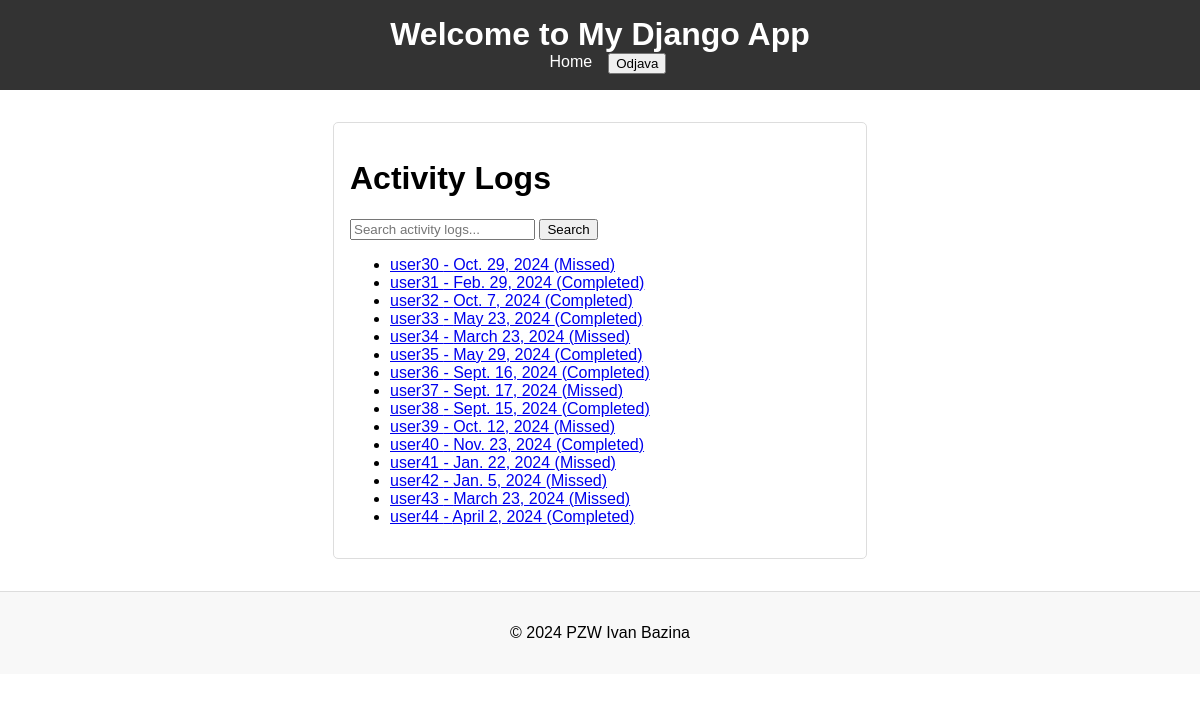
The page /activity-logs/ (signed in) on the database its author committed.
### main/models.py (models this page shows, shortened)
class ActivityLog(models.Model):
    user_habit = models.ForeignKey(UserHabit, on_delete=models.CASCADE)
    date = models.DateField()
    completed = models.BooleanField(default=True)

class UserHabit(models.Model):
    FREQUENCY_CHOICES = [
        ('daily', 'Daily'),
        ('weekly', 'Weekly'),
        ('monthly', 'Monthly'),
    ]
    user = models.ForeignKey(User, on_delete=models.CASCADE)
    habit = models.ForeignKey(Habit, on_delete=models.CASCADE)
    frequency = models.CharField(max_length=10, choices=FREQUENCY_CHOICES)
    start_date = models.DateField()
    end_date = models.DateField(null=True, blank=True)  # Optional end date

### main/views.py (the view)
# urls.py: path('activity-logs/', ActivityLogListView.as_view(), name='activitylog-list'),
class ActivityLogListView(BaseSearchListView):
    model = ActivityLog
    template_name = 'activity_logs/activity_log_list.html'
    context_object_name = 'activity_logs'
    search_fields = ['user_habit__user__username', 'date']

### main/views.py (called while the page is built)
    def get_queryset(self):
        query = self.request.GET.get('q')
        queryset = super().get_queryset()
        if query and self.search_fields:
            q_objects = Q()
            for field in self.search_fields:
                q_objects |= Q(**{f"{field}__icontains": query})
            return queryset.filter(q_objects)
        return queryset

### main/templates/activity_logs/activity_log_list.html
{% extends "base_generic.html" %}
{% block content %}
<h1>Activity Logs</h1>
<form method="get">
    <input type="text" name="q" placeholder="Search activity logs..." value="{{ request.GET.q }}">
    <button type="submit">Search</button>
</form>
<ul>
{% for activity_log in activity_logs %}
    <li>
        <a href="{% url 'activitylog-detail' activity_log.pk %}">
            {{ activity_log.user_habit.user.username }} - {{ activity_log.date }} ({{ activity_log.completed|yesno:"Completed,Missed" }})
        </a>
    </li>
{% empty %}
    <li>No activity logs found.</li>
{% endfor %}
</ul>
{% endblock %}

### main/static/css/styles.css (style rules this page uses)
body { font-family: Arial, sans-serif; margin: 0; padding: 0; }

### rows shown on the page
ActivityLog: user_habit.user.username "user30", date "Oct. 29, 2024", completed "Missed"
ActivityLog: user_habit.user.username "user31", date "Feb. 29, 2024", completed "Completed"
ActivityLog: user_habit.user.username "user32", date "Oct. 7, 2024", completed "Completed"
ActivityLog: user_habit.user.username "user33", date "May 23, 2024", completed "Completed"
ActivityLog: user_habit.user.username "user34", date "March 23, 2024", completed "Missed"
ActivityLog: user_habit.user.username "user35", date "May 29, 2024", completed "Completed"
ActivityLog: user_habit.user.username "user36", date "Sept. 16, 2024", completed "Completed"
ActivityLog: user_habit.user.username "user37", date "Sept. 17, 2024", completed "Missed"
ActivityLog: user_habit.user.username "user38", date "Sept. 15, 2024", completed "Completed"
ActivityLog: user_habit.user.username "user39", date "Oct. 12, 2024", completed "Missed"
ActivityLog: user_habit.user.username "user40", date "Nov. 23, 2024", completed "Completed"
ActivityLog: user_habit.user.username "user41", date "Jan. 22, 2024", completed "Missed"
ActivityLog: user_habit.user.username "user42", date "Jan. 5, 2024", completed "Missed"
ActivityLog: user_habit.user.username "user43", date "March 23, 2024", completed "Missed"
ActivityLog: user_habit.user.username "user44", date "April 2, 2024", completed "Completed"
